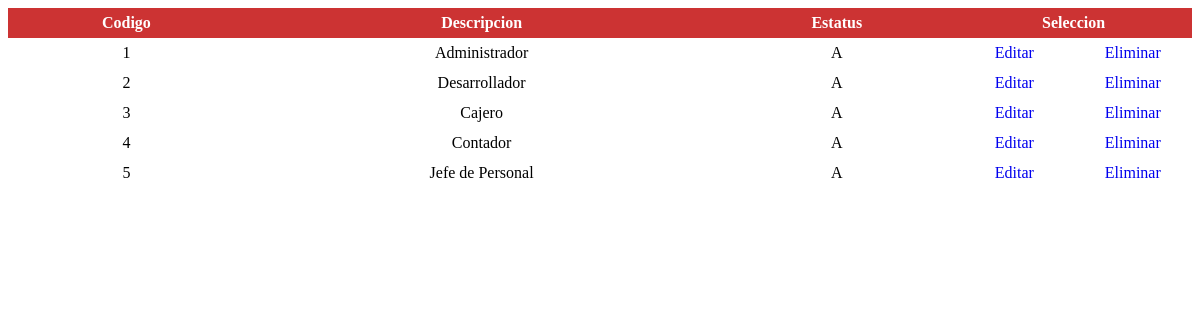
The app's page /vista/rol/listar_rol.php with its own data.
### tables this page shows
CREATE TABLE `rol` (
  `cod_rol` int(11) NOT NULL,
  `nom_rol` varchar(40) NOT NULL,
  `est_rol` char(1) NOT NULL
);

### clase/rol/rol.class.php (called while the page is built, shortened)
<?php
require("../../clase/utilidad/utilidad.class.php");
class rol extends utilidad
{
		public function listar() {
	    $sql="select * from rol";
	    $lis=$this->ejecutar($sql);
		return $lis;
		}
}
?>

### clase/utilidad/utilidad.class.php (called while the page is built, shortened)
<?php
class utilidad
{
    private  $con_bdt;
    public function __construct()
      {
      $this->con_bdt=@mysqli_connect("localhost","root","13081","sistfact");
      }
   protected function ejecutar($sql)
   {
         $ret=mysqli_query($this->con_bdt,$sql);
         return $ret;
      }
    public function extraer_dato($puntero)
      {
        return mysqli_fetch_assoc($puntero);
      }
}
?>

### vista/rol/listar_rol.php (the view, shortened to what this page needs)
<?php
require("../../clase/rol/rol.class.php");
$obj_rol = new rol;
 ?>
<!DOCTYPE html>
<html lang="es">
<head>
	<link rel="stylesheet" type="text/css" href="../../css/estilo.css">
</head>
<body>
	<form action="../../controlador/rol/controlador_rol.php" method="POST" accept-charset="utf-8" id="for_rol">
		<div class="contenedor_listado_grande">
			<span class="titulo pocision letra_blanca altura30 columna20">Codigo</span>
			<span class="titulo pocision letra_blanca altura30 columna40">Descripcion</span>
			<span class="titulo pocision letra_blanca altura30 columna20">Estatus</span>
			<span class="titulo pocision letra_blanca altura30 columna20">Seleccion</span>
			<?php
					$rol = $obj_rol->listar();
					while( ($dat_rol = $obj_rol->extraer_dato($rol))>0)
					{
						echo "<span class='pocision altura30 columna20'>$dat_rol[cod_rol]</span>";
						echo "<span class='pocision altura30 columna40'>$dat_rol[nom_rol]</span>";
						echo "<span class='pocision altura30 columna20'>$dat_rol[est_rol]</span>";
						echo "<span class='pocision altura30 columna10'>
							<a href='editar_rol.php?cod_rol=$dat_rol[cod_rol]'>Editar</a></span>";
						echo "<span class='pocision altura30 columna10'>
							<a href='javascript:borrar_rol($dat_rol[cod_rol])'>Eliminar</a></span>";
					}
			 ?>
		</div>
	</form>
</body>
</html>

### css/estilo.css (style rules this page uses)
* { font-family: 'Poiret One', cursive; }
.titulo, input[type="submit"], input[type="button"] { background-color: #cc3333; font-weight: bold; }
.letra_blanca, input[type="submit"], input[type="button"] { color: #ffffff; }
.altura30, input[type="submit"], input[type="button"] { height: 30px; line-height: 30px; }
.pocision { text-align: center; }
a { text-decoration: none; }
.columna40 { width: 40%; }
.columna20 { width: 20%; }
.columna10 { width: 10%; }
.contenedor_listado_grande span { display: inline-block; float: left; }

### records on screen
rol: cod_rol "1", nom_rol "Administrador", est_rol "A"
rol: cod_rol "2", nom_rol "Desarrollador", est_rol "A"
rol: cod_rol "3", nom_rol "Cajero", est_rol "A"
rol: cod_rol "4", nom_rol "Contador", est_rol "A"
rol: cod_rol "5", nom_rol "Jefe de Personal", est_rol "A"
